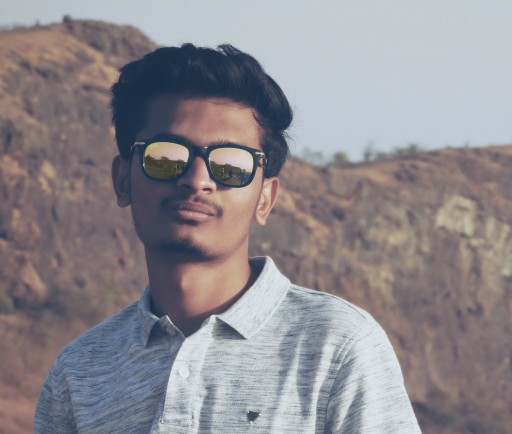
#> input picture Computer Vision/Initial Learning/Basics/pro-pic.jpg, 512 x 434 px, given in place of the camera
$ python 'Gradient&Edge.py'   (older library calls are emulated)
#> lines starting #> are read from the running program, lines starting #| are printed output that depends on the picture
import cv2
import numpy as np


device = cv2.VideoCapture(0)

while(True):

    ret, frame = device.read()
#> frame is the input picture: shape (434, 512, 3); mean B, G, R 142.3, 137.5, 141.6
    frame = cv2.flip(frame,1)
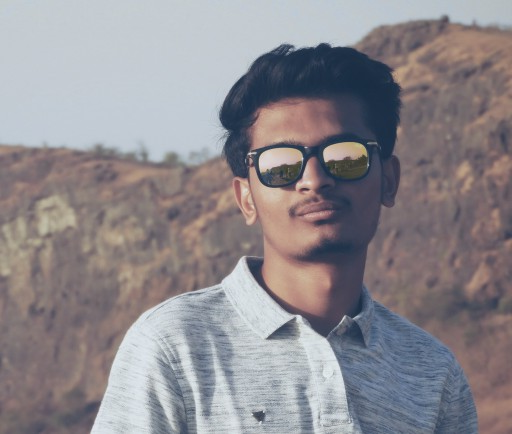
#> frame: shape (434, 512, 3); mean B, G, R 142.3, 137.5, 141.6

    lap = cv2.Laplacian(frame,cv2.CV_64F)
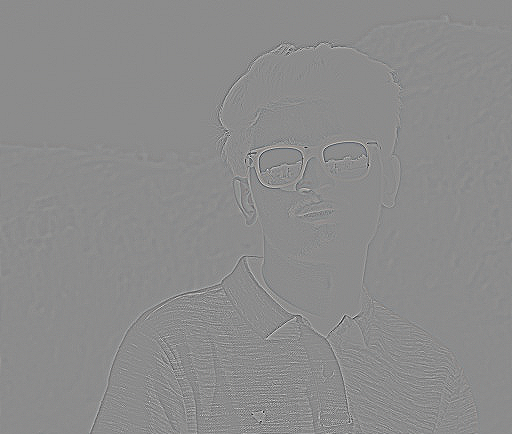
#> lap: shape (434, 512, 3) float64; mean B, G, R 0, 0, 0; drawn with min black and max white
    sobelx = cv2.Sobel(frame,cv2.CV_64F,1,0,ksize=1)
    sobely = cv2.Sobel(frame,cv2.CV_64F,0,1,ksize=-1)
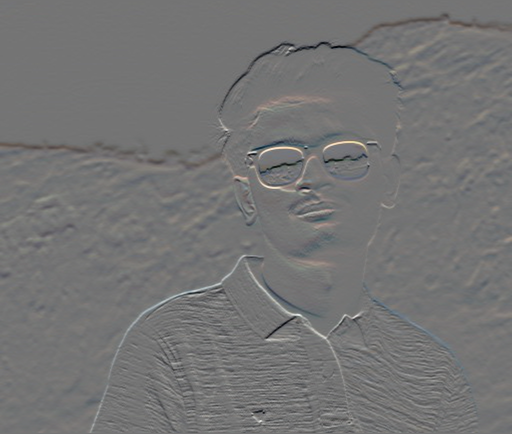
#> sobely: shape (434, 512, 3) float64; mean B, G, R -4.1, -4.2, -3.8; drawn with min black and max white
    edges = cv2.Canny(frame,20,50)
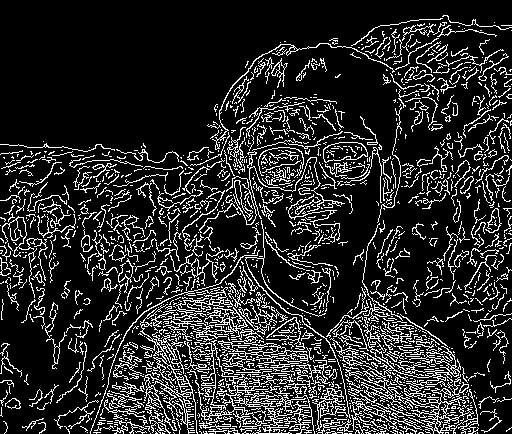
#> edges: shape (434, 512); 16.3% white in thin lines or dots

    cv2.imshow('frame',frame)
    cv2.imshow('lap',lap)
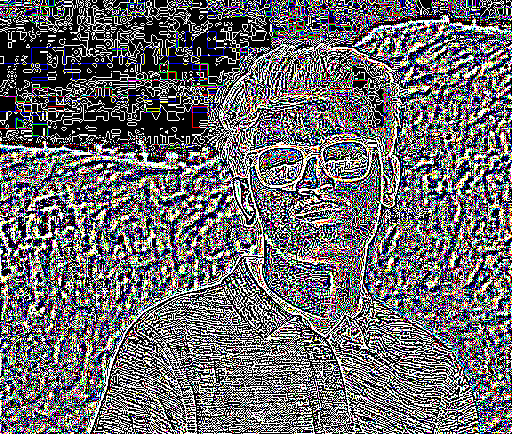
#> window 'lap': shape (434, 512, 3); mean B, G, R 107.1, 104.8, 105.7
    cv2.imshow('sobelx',sobelx)
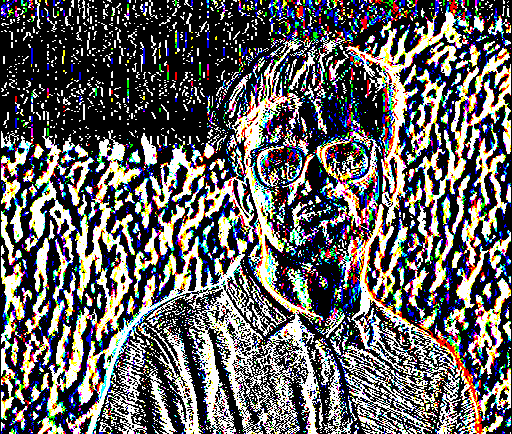
#> window 'sobelx': shape (434, 512, 3); mean B, G, R 97.1, 97.3, 99.1
    cv2.imshow('sobely',sobely)
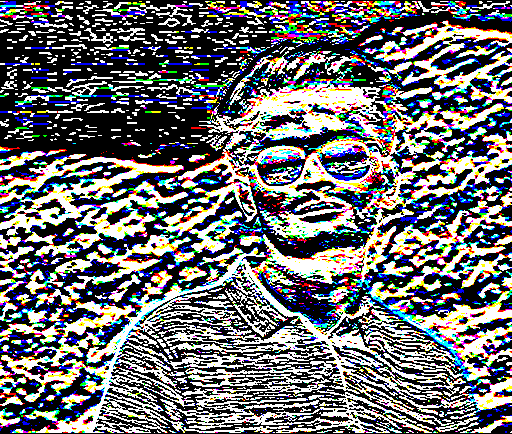
#> window 'sobely': shape (434, 512, 3); mean B, G, R 111.7, 109.6, 109.2
    cv2.imshow('edges',edges)

    if cv2.waitKey(1) & 0xFF == ord('q'):
#> (key q is pressed here)
        break

device.release()
cv2.destroyAllWindows()
